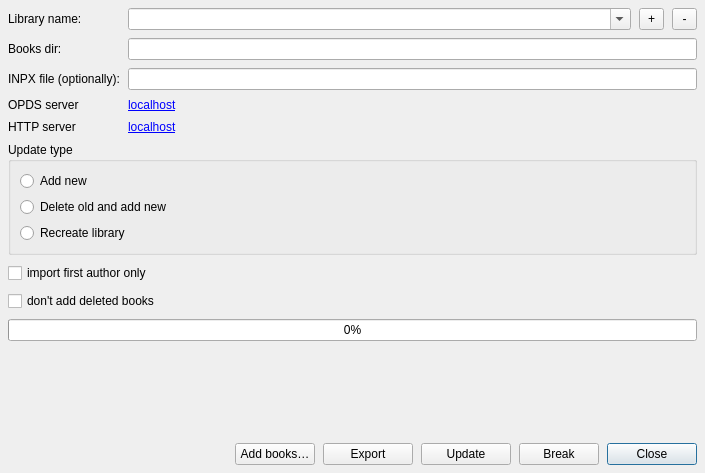
<?xml version="1.0" encoding="UTF-8"?>
<ui version="4.0">
 <class>LibrariesDlg</class>
 <widget class="QDialog" name="LibrariesDlg">
  <property name="windowModality">
   <enum>Qt::WindowModality::WindowModal</enum>
  </property>
  <property name="geometry">
   <rect>
    <x>0</x>
    <y>0</y>
    <width>705</width>
    <height>473</height>
   </rect>
  </property>
  <property name="sizePolicy">
   <sizepolicy hsizetype="Preferred" vsizetype="Fixed">
    <horstretch>0</horstretch>
    <verstretch>0</verstretch>
   </sizepolicy>
  </property>
  <property name="windowTitle">
   <string>Add/Edit library</string>
  </property>
  <property name="locale">
   <locale language="Russian" country="Russia"/>
  </property>
  <property name="modal">
   <bool>true</bool>
  </property>
  <layout class="QVBoxLayout" name="verticalLayout">
   <property name="spacing">
    <number>8</number>
   </property>
   <property name="leftMargin">
    <number>8</number>
   </property>
   <property name="topMargin">
    <number>8</number>
   </property>
   <property name="rightMargin">
    <number>8</number>
   </property>
   <property name="bottomMargin">
    <number>8</number>
   </property>
   <item>
    <layout class="QGridLayout" name="gridLayout">
     <item row="0" column="0">
      <widget class="QLabel" name="label_4">
       <property name="text">
        <string>Library name:</string>
       </property>
      </widget>
     </item>
     <item row="3" column="1">
      <widget class="QLabel" name="OPDS">
       <property name="sizePolicy">
        <sizepolicy hsizetype="Preferred" vsizetype="Fixed">
         <horstretch>0</horstretch>
         <verstretch>0</verstretch>
        </sizepolicy>
       </property>
       <property name="text">
        <string notr="true">&lt;a href=\"localhost\"&gt;localhost&lt;/a&gt;</string>
       </property>
       <property name="openExternalLinks">
        <bool>true</bool>
       </property>
       <property name="textInteractionFlags">
        <set>Qt::TextInteractionFlag::LinksAccessibleByKeyboard|Qt::TextInteractionFlag::LinksAccessibleByMouse</set>
       </property>
      </widget>
     </item>
     <item row="3" column="0">
      <widget class="QLabel" name="label_5">
       <property name="text">
        <string>OPDS server</string>
       </property>
      </widget>
     </item>
     <item row="1" column="0">
      <widget class="QLabel" name="label_3">
       <property name="sizePolicy">
        <sizepolicy hsizetype="Preferred" vsizetype="Fixed">
         <horstretch>0</horstretch>
         <verstretch>0</verstretch>
        </sizepolicy>
       </property>
       <property name="text">
        <string>Books dir:</string>
       </property>
      </widget>
     </item>
     <item row="1" column="1">
      <widget class="QLineEdit" name="BookDir"/>
     </item>
     <item row="4" column="1">
      <widget class="QLabel" name="HTTP">
       <property name="sizePolicy">
        <sizepolicy hsizetype="Preferred" vsizetype="Fixed">
         <horstretch>0</horstretch>
         <verstretch>0</verstretch>
        </sizepolicy>
       </property>
       <property name="text">
        <string notr="true">&lt;a href=\"localhost\"&gt;localhost&lt;/a&gt;</string>
       </property>
       <property name="openExternalLinks">
        <bool>true</bool>
       </property>
      </widget>
     </item>
     <item row="4" column="0">
      <widget class="QLabel" name="label_6">
       <property name="text">
        <string>HTTP server</string>
       </property>
      </widget>
     </item>
     <item row="0" column="1">
      <layout class="QHBoxLayout" name="Name_layout">
       <item>
        <widget class="QComboBox" name="ExistingLibs">
         <property name="editable">
          <bool>true</bool>
         </property>
        </widget>
       </item>
       <item>
        <widget class="QToolButton" name="Add">
         <property name="maximumSize">
          <size>
           <width>25</width>
           <height>25</height>
          </size>
         </property>
         <property name="toolTip">
          <string>Add new library</string>
         </property>
         <property name="text">
          <string notr="true">+</string>
         </property>
        </widget>
       </item>
       <item>
        <widget class="QToolButton" name="Del">
         <property name="maximumSize">
          <size>
           <width>25</width>
           <height>25</height>
          </size>
         </property>
         <property name="toolTip">
          <string>Delete current library</string>
         </property>
         <property name="text">
          <string notr="true">-</string>
         </property>
        </widget>
       </item>
      </layout>
     </item>
     <item row="2" column="0">
      <widget class="QLabel" name="label_2">
       <property name="text">
        <string>INPX file (optionally):</string>
       </property>
      </widget>
     </item>
     <item row="2" column="1">
      <widget class="QLineEdit" name="inpx"/>
     </item>
    </layout>
   </item>
   <item>
    <widget class="QGroupBox" name="update_group">
     <property name="sizePolicy">
      <sizepolicy hsizetype="Preferred" vsizetype="Fixed">
       <horstretch>0</horstretch>
       <verstretch>0</verstretch>
      </sizepolicy>
     </property>
     <property name="title">
      <string>Update type</string>
     </property>
     <layout class="QVBoxLayout" name="verticalLayout_2">
      <item>
       <widget class="QRadioButton" name="add_new">
        <property name="text">
         <string>Add new</string>
        </property>
       </widget>
      </item>
      <item>
       <widget class="QRadioButton" name="del_old">
        <property name="text">
         <string>Delete old and add new</string>
        </property>
       </widget>
      </item>
      <item>
       <widget class="QRadioButton" name="update_all">
        <property name="text">
         <string>Recreate library</string>
        </property>
       </widget>
      </item>
     </layout>
    </widget>
   </item>
   <item>
    <widget class="QCheckBox" name="firstAuthorOnly">
     <property name="sizePolicy">
      <sizepolicy hsizetype="Minimum" vsizetype="Fixed">
       <horstretch>0</horstretch>
       <verstretch>0</verstretch>
      </sizepolicy>
     </property>
     <property name="text">
      <string>import first author only</string>
     </property>
    </widget>
   </item>
   <item>
    <widget class="QCheckBox" name="checkwoDeleted">
     <property name="text">
      <string>don't add deleted books</string>
     </property>
    </widget>
   </item>
   <item>
    <widget class="QProgressBar" name="progressBar">
     <property name="maximum">
      <number>1000</number>
     </property>
     <property name="value">
      <number>0</number>
     </property>
    </widget>
   </item>
   <item>
    <widget class="QLabel" name="labelStatus">
     <property name="sizePolicy">
      <sizepolicy hsizetype="Preferred" vsizetype="Fixed">
       <horstretch>0</horstretch>
       <verstretch>0</verstretch>
      </sizepolicy>
     </property>
     <property name="text">
      <string/>
     </property>
     <property name="alignment">
      <set>Qt::AlignmentFlag::AlignLeading|Qt::AlignmentFlag::AlignLeft|Qt::AlignmentFlag::AlignTop</set>
     </property>
    </widget>
   </item>
   <item>
    <spacer name="verticalSpacer">
     <property name="orientation">
      <enum>Qt::Orientation::Vertical</enum>
     </property>
     <property name="sizeType">
      <enum>QSizePolicy::Policy::Expanding</enum>
     </property>
     <property name="sizeHint" stdset="0">
      <size>
       <width>20</width>
       <height>10</height>
      </size>
     </property>
    </spacer>
   </item>
   <item>
    <layout class="QHBoxLayout" name="horizontalLayout">
     <item>
      <spacer name="horizontalSpacer">
       <property name="orientation">
        <enum>Qt::Orientation::Horizontal</enum>
       </property>
       <property name="sizeHint" stdset="0">
        <size>
         <width>40</width>
         <height>20</height>
        </size>
       </property>
      </spacer>
     </item>
     <item>
      <widget class="QPushButton" name="btnAddBook">
       <property name="visible">
        <bool>false</bool>
       </property>
       <property name="text">
        <string>Add books…</string>
       </property>
      </widget>
     </item>
     <item>
      <widget class="QPushButton" name="btnExport">
       <property name="minimumSize">
        <size>
         <width>90</width>
         <height>0</height>
        </size>
       </property>
       <property name="text">
        <string>Export</string>
       </property>
      </widget>
     </item>
     <item>
      <widget class="QPushButton" name="btnUpdate">
       <property name="minimumSize">
        <size>
         <width>90</width>
         <height>0</height>
        </size>
       </property>
       <property name="text">
        <string>Update</string>
       </property>
      </widget>
     </item>
     <item>
      <widget class="QPushButton" name="btnBreak">
       <property name="text">
        <string>Break</string>
       </property>
      </widget>
     </item>
     <item>
      <widget class="QPushButton" name="btnClose">
       <property name="minimumSize">
        <size>
         <width>90</width>
         <height>0</height>
        </size>
       </property>
       <property name="maximumSize">
        <size>
         <width>16777215</width>
         <height>16777215</height>
        </size>
       </property>
       <property name="text">
        <string>Close</string>
       </property>
       <property name="autoDefault">
        <bool>false</bool>
       </property>
       <property name="default">
        <bool>true</bool>
       </property>
      </widget>
     </item>
    </layout>
   </item>
  </layout>
 </widget>
 <resources/>
 <connections>
  <connection>
   <sender>btnClose</sender>
   <signal>clicked()</signal>
   <receiver>LibrariesDlg</receiver>
   <slot>reject()</slot>
   <hints>
    <hint type="sourcelabel">
     <x>650</x>
     <y>432</y>
    </hint>
    <hint type="destinationlabel">
     <x>352</x>
     <y>227</y>
    </hint>
   </hints>
  </connection>
 </connections>
</ui>
